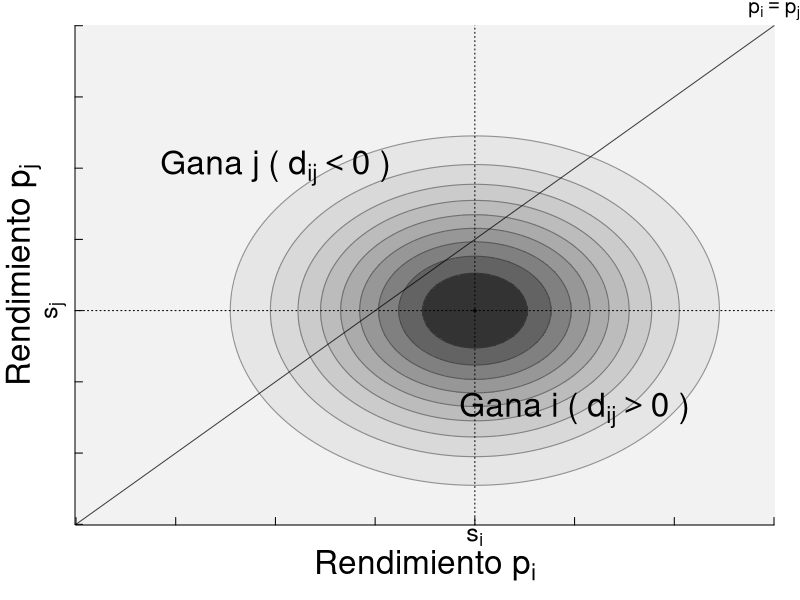

Reproduce this figure in R.
###########################################
# Header
oldpar <- par(no.readonly = TRUE)
oldwd <- getwd()
this.dir <- dirname(parent.frame(2)$ofile)
nombre.R <-  sys.frame(1)$ofile
require(tools)
nombre <- print(file_path_sans_ext(nombre.R))
pdf(paste0(nombre,".pdf"))
setwd(this.dir)
#setwd("~/gaming/materias/inferencia_bayesiana/trabajoFinal/imagenes")
#####################################

par(mar=c(3.75,3.75,1.25,1.25))

beta <- 1500/6.125 # == 2000/7
s_1 <- 1750
s_2 <- 1500

p_grilla <- seq(min(s_1,s_2)-750,max(s_1,s_2)+750,by=5)

rendimiento_conjunto <- function(p_1,p_2=p_1,s_1=1750,s_2=1500,beta=2000/7){
  dnorm(p_1,s_1,beta)*dnorm(p_2,s_2,beta)
}

m <- outer(p_grilla,p_grilla,rendimiento_conjunto)
levels <- seq(min(m),max(m),length.out = 11)
image(p_grilla,p_grilla,m,col=rev(gray.colors(10,start=0.2,end=0.95)),breaks = levels,useRaster=T,
      ylab="",xlab="",axes=F)
contour(p_grilla,p_grilla,m,drawlabels=F,levels = levels,add = T,col=rev(gray.colors(11,start=0,end=0.6)),lwd=1.1)
mtext(text=expression("Rendimiento"~p[j]) ,side =2 ,line=1.5,cex=2)
mtext(text =expression("Rendimiento"~p[i]) ,side =1 ,line=2,cex=2)
abline(v=1750,lty=3)
abline(h=1500,lty=3)
#lines(c(0,1)*(s_2+s_2-500),c(1,0)*(s_2+s_2-500))
lines(c(0,1)*(s_2+s_2-500),c(0,1)*(s_2+s_2-500),col=rgb(0,0,0,0.75))
text(s_2-250,s_1+250,expression("Gana j ("~d[i][j]<0~")"),cex=2)
text(s_1+250,s_2-350,expression("Gana i ("~d[i][j]>0~")"),cex=2)
mtext(expression(p[i]==p[j]), side=3, line=0, at=2500,cex=1.25)
axis_at <- seq(min(s_1,s_2)-750,max(s_1,s_2)+750,by=250)
axis(side=2, at=axis_at, labels=NA,cex.axis=0.6,tck=0.015)
axis(side=1, at=axis_at, labels=NA,cex.axis=0.6,tck=0.015)
axis(lwd=0,side=1, at=s_1,labels=expression(s[i]),las=0,cex.axis=1.5,line=-0.75)
axis(lwd=0,side=2, at=s_2,labels=expression(s[j]),las=0,cex.axis=1.5,line=-0.75)


#######################################
# end 
dev.off()
setwd(oldwd)
par(oldpar, new=F)
#########################################